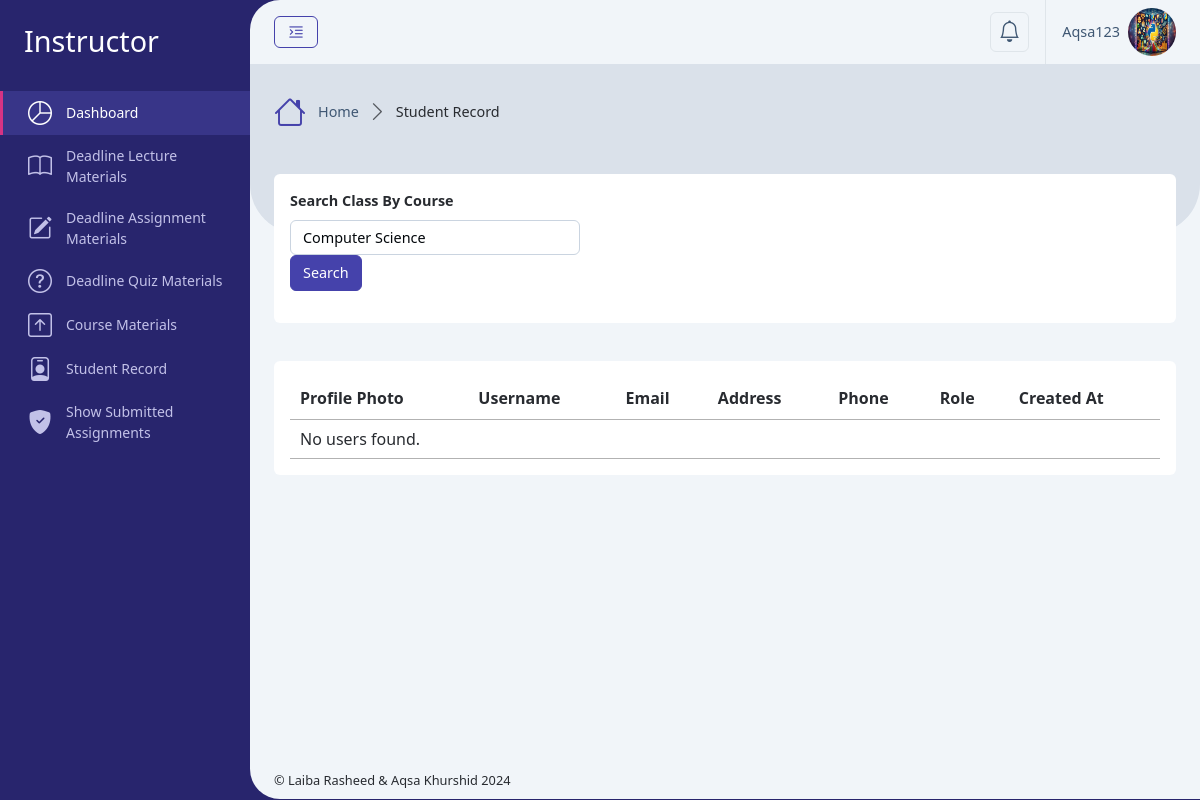
/Instructor/students_record.php (signed in), run on the app's committed database.
### tables this page shows
CREATE TABLE `users` (
  `id` int(11) NOT NULL,
  `username` varchar(50) NOT NULL,
  `email` varchar(100) NOT NULL,
  `address` varchar(255) DEFAULT NULL,
  `phone` varchar(20) DEFAULT NULL,
  `department` varchar(255) DEFAULT NULL,
  `student_semester` varchar(100) DEFAULT NULL,
  `instructor_education` varchar(255) DEFAULT NULL,
  `profile_photo` varchar(256) DEFAULT NULL,
  `password` varchar(255) NOT NULL,
  `role_id` int(11) NOT NULL,
  `isActive` tinyint(2) DEFAULT 0,
  `created_at` timestamp NOT NULL DEFAULT current_timestamp()
);

### Database/config.php (called while the page is built, shortened)
<?php
    $servername = "localhost";
    $username = "root";
    $password = "";
    $dbname = "course_ms";
    $conn = new mysqli($servername, $username, $password, $dbname);
    function getUserData($user_id) {
        global $conn;
        $stmt = $conn->prepare("SELECT * FROM users WHERE id = ?");
        $stmt->bind_param("i", $user_id);
        $stmt->execute();
        $result = $stmt->get_result();
        return $result->fetch_assoc();
    }
?>

### Instructor/students_record_content.php (the view, shortened to what this page needs)
<form method="POST" action="students_record.php">
    <div class="row">
        <div class="col-xxl-12">
            <div class="card mb-4">
                <div class="card-body mb-3">
                    <div class="col-md-4">
                        <label for="createCourseId" class="form-label">Search Class By Course</label>
                        <select class="form-control" id="createCourseId" name="course_id" required>
                            <?php
                            while ($course = $course_result->fetch_assoc()) {
                                echo "<option value=\"" . htmlspecialchars($course['course_id']) . "\">" . htmlspecialchars($course['course_name']) . "</option>";
                            }
                            ?>
                        </select>
                    </div>
                    <button type="submit" class="btn btn-primary">Search</button>
                </div>
            </div>
        </div>
    </div>
</form>
<div class="row">
    <div class="col-xxl-12">
        <div class="card mb-4">
            <div class="card-body">
                <div class="table-responsive">
                    <table id="example" class="display nowrap" style="width:100%">
                        <thead>
                            <tr>
                                <th scope="col">Profile Photo</th>
                                <th scope="col">Username</th>
                                <th scope="col">Email</th>
                                <th scope="col">Address</th>
                                <th scope="col">Phone</th>
                                <th scope="col">Role</th>
                                <th scope="col">Created At</th>
                            </tr>
                        </thead>
                        <tbody>
                            <?php
                            if ($result && $result->num_rows > 0) {
                                while ($row = $result->fetch_assoc()) {
                            ?>
                                    <tr>
                                        <th scope="row">
                                            <img class="rounded-circle img-3x me-2" src="../assets/uploads/<?php echo htmlspecialchars($row['profile_photo']); ?>" alt="Profile Photo" />
                                        </th>
                                        <td><?php echo htmlspecialchars($row['username']); ?></td>
                                        <td><?php echo htmlspecialchars($row['email']); ?></td>
                                        <td><?php echo htmlspecialchars($row['address']); ?></td>
                                        <td><?php echo htmlspecialchars($row['phone']); ?></td>
                                        <td><?php echo htmlspecialchars($row['role_name']); ?></td>
                                        <td><?php echo htmlspecialchars($row['created_at']); ?></td>
                                    </tr>
                                <?php
                                }
                            } else {
                                ?>
                                <tr>
                                    <td colspan="7">No users found.</td>
                                </tr>
                            <?php
                            }
                            ?>
                        </tbody>
                    </table>
                </div>
            </div>
        </div>
    </div>
</div>

### setting/_Header.php (shortened to what this page needs)
<div class="app-header d-flex align-items-center">
    <div class="d-flex">
        <button class="btn btn-outline-primary me-2 pin-sidebar" id="pin-sidebar">
            <i class="bi bi-text-indent-left fs-5"></i>
        </button>
    </div>
    <div class="header-actions">
        <div class="dropdown ms-2">
            <a class="dropdown-toggle d-flex p-2 border rounded-2" href="#!" role="button" data-bs-toggle="dropdown"
                aria-expanded="false">
                <i class="bi bi-bell fs-4 lh-1"></i>
            </a>
        </div>
        <div class="dropdown ms-3">
            <a id="userSettings" class="dropdown-toggle d-flex py-2 align-items-center ps-3 border-start" href="#!"
                role="button" data-bs-toggle="dropdown" aria-expanded="false">
                <span class="d-none d-md-block me-2"><?php echo htmlspecialchars($user['username']); ?></span>
                <img src="../assets/uploads/<?php echo htmlspecialchars($user['profile_photo']); ?>" class="rounded-circle img-3x" alt="Bootstrap Gallery" />
            </a>
        </div>
    </div>
</div>

### data on the page
users: username "Aqsa123", profile_photo (picture)

### other printed values
$roleTitle "Instructor"
$title "Student Record"
form field course_id "Computer Science"
